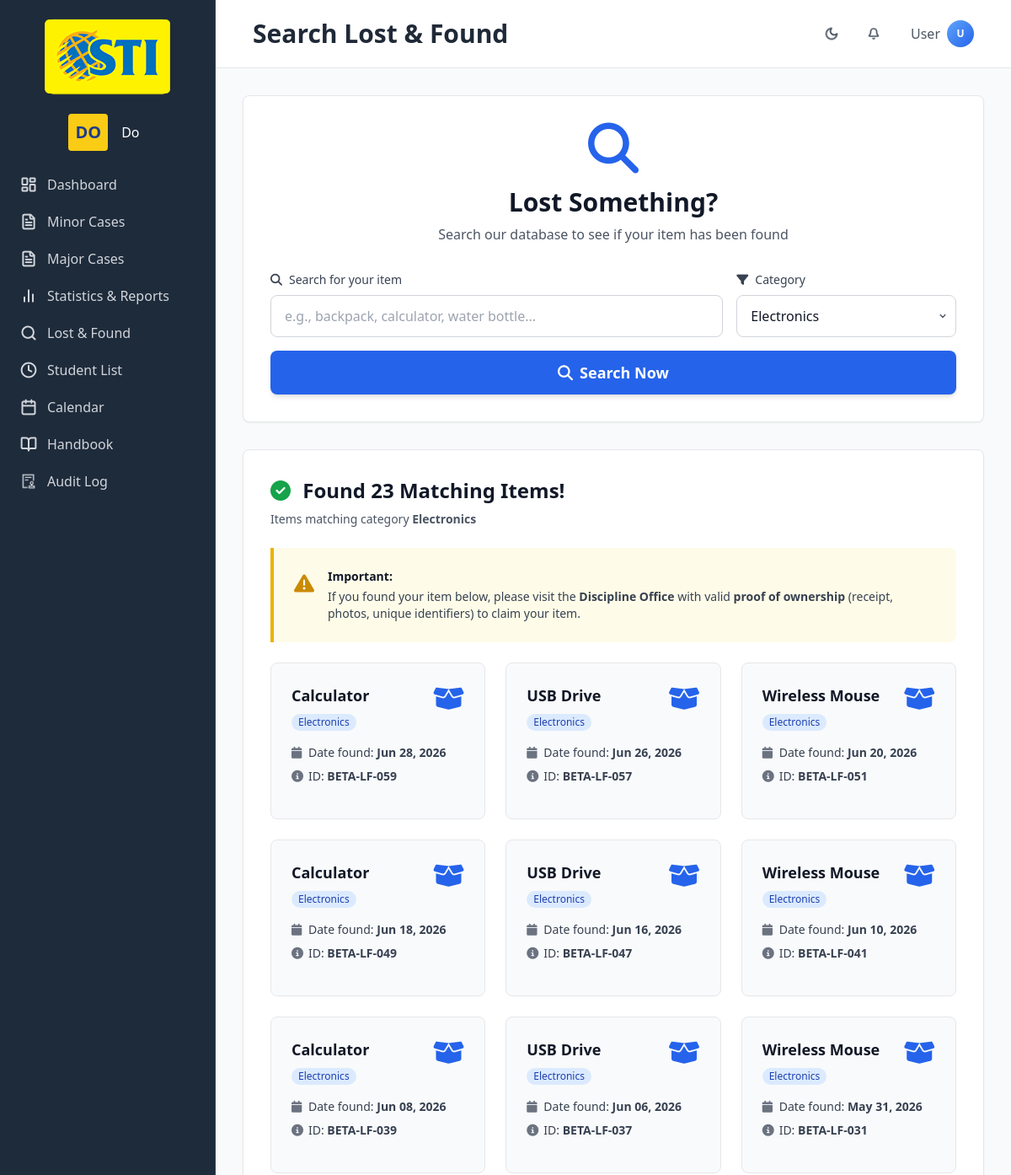
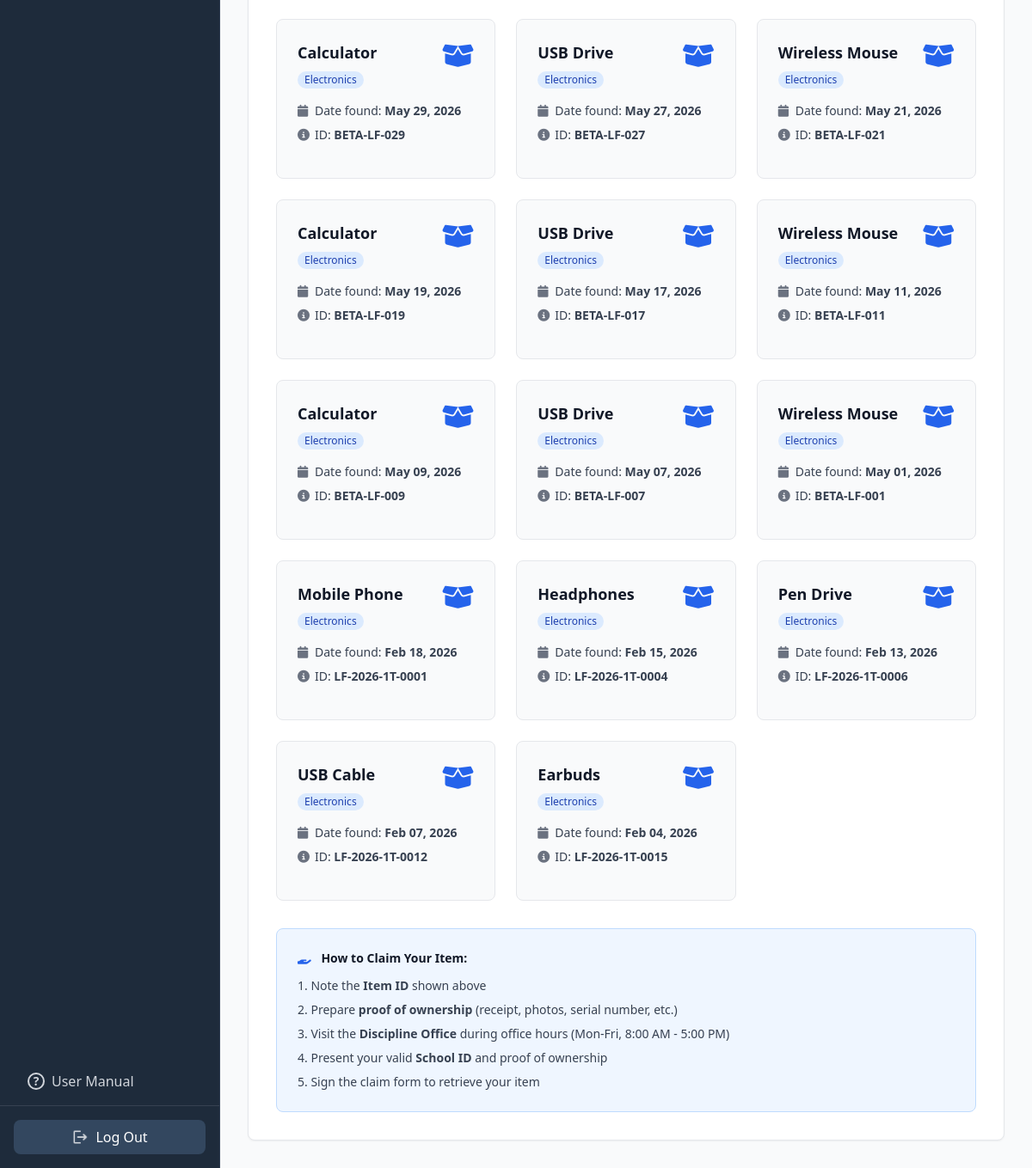
Page /modules/shared/searchLostAndFound.php?category=Electronics on the committed database (2 pictures, top to bottom).
### tables this page shows
CREATE TABLE lost_found_items (
    item_id VARCHAR(20) PRIMARY KEY,
    item_name VARCHAR(200) NOT NULL,
    category VARCHAR(50) NOT NULL,
    description LONGTEXT,
    found_location VARCHAR(200) NOT NULL,
    date_found DATE NOT NULL DEFAULT (CURRENT_DATE),
    time_found TIME,
    finder_name VARCHAR(100),
    finder_student_id VARCHAR(20) NULL,
    status VARCHAR(20) DEFAULT 'Unclaimed' CHECK (status IN ('Unclaimed', 'Claimed')),
    claimer_name VARCHAR(100),
    claimer_student_id VARCHAR(20) NULL,
    date_claimed DATE,
    image_path VARCHAR(500),
    is_archived TINYINT(1) DEFAULT 0,
    archived_at DATETIME,
    created_at DATETIME DEFAULT CURRENT_TIMESTAMP,
    updated_at DATETIME DEFAULT CURRENT_TIMESTAMP ON UPDATE CURRENT_TIMESTAMP,
    CONSTRAINT chk_lost_found_finder_student_id CHECK (finder_student_id IS NULL OR finder_student_id REGEXP '^[0-9]{11}$'),
    CONSTRAINT chk_lost_found_claimer_student_id CHECK (claimer_student_id IS NULL OR claimer_student_id REGEXP '^[0-9]{11}$'),
    CONSTRAINT fk_lost_found_finder FOREIGN KEY (finder_student_id) REFERENCES students(student_id),
    CONSTRAINT fk_lost_found_claimer FOREIGN KEY (claimer_student_id) REFERENCES students(student_id)
);

### modules/shared/searchLostAndFound.php (the view, shortened to what the rows shown need)
<?php
require_once __DIR__ . '/../../includes/lostAndFoundFunctions.php';
$searchResults = [];
$hasSearched = false;
$errorMessage = '';
$selectedCategory = '';
if ($_SERVER['REQUEST_METHOD'] === 'GET') {
    $searchTerm = isset($_GET['search']) ? trim($_GET['search']) : '';
    $selectedCategory = !empty($_GET['category']) ? $_GET['category'] : '';
    if ($searchTerm !== '' || $selectedCategory !== '') {
        $hasSearched = true;
        $category = $selectedCategory !== '' ? $selectedCategory : null;
        try {
            $searchResults = searchLostItems($searchTerm, $category);
        } catch (Exception $e) {
            $errorMessage = "Search error: " . $e->getMessage();
            error_log("Lost & Found Search Error: " . $e->getMessage());
        }
    }
}
?>
<!DOCTYPE html>
<html lang="en">
<head>
    <script src="https://cdn.tailwindcss.com"></script>
    <link rel="stylesheet" href="https://cdnjs.cloudflare.com/ajax/libs/font-awesome/6.5.1/css/all.min.css">
</head>
<body class="bg-gray-50 dark:bg-[#1F2937] text-gray-900 dark:text-gray-100 transition-colors duration-300 antialiased [scrollbar-gutter:stable]">
    <div class="flex h-screen overflow-hidden">
        <div class="flex-1 overflow-y-auto ml-0 md:ml-64 transition-all duration-300">
            <?php include __DIR__ . '/../../includes/header.php'; ?>
            <main class="p-4 pt-20 sm:p-6 sm:pt-24 md:p-8 md:pt-28 min-h-screen transition-colors duration-300">
                <div class="bg-white dark:bg-[#111827] border border-gray-200 dark:border-slate-700 rounded-lg shadow-sm p-4 sm:p-6 md:p-8 mb-6 sm:mb-8">
                    <div class="text-center mb-6 sm:mb-8">
                        <h2 class="text-xl sm:text-2xl md:text-3xl font-bold text-gray-900 dark:text-gray-100 mb-1 sm:mb-2">Lost Something?</h2>
                    </div>
                </div>
                <?php if ($hasSearched && !$errorMessage): ?>
                    <div class="bg-white dark:bg-[#111827] border border-gray-200 dark:border-slate-700 rounded-lg shadow-sm p-4 sm:p-6 md:p-8">
                        <?php
                            $searchSummaryParts = [];
                            if ($selectedCategory !== '') {
                                $searchSummaryParts[] = 'category <strong>' . htmlspecialchars($selectedCategory) . '</strong>';
                            }
                            $searchSummary = !empty($searchSummaryParts) ? implode(' and ', $searchSummaryParts) : 'your criteria';
                        ?>
                        <?php if (empty($searchResults)): ?>
                            <div class="text-center py-8 sm:py-12">
                                <i class="fas fa-inbox text-4xl sm:text-5xl md:text-6xl text-gray-400 dark:text-gray-600 mb-3 sm:mb-4"></i>
                                <h3 class="text-lg sm:text-xl md:text-2xl font-semibold text-gray-900 dark:text-gray-100 mb-2">No Matching Items Found</h3>
                                <p class="text-xs sm:text-sm text-gray-600 dark:text-gray-400 mb-6">
                                    We couldn't find any items matching <?php echo $searchSummary; ?>
                                </p>
                                <div class="bg-blue-50 dark:bg-blue-900/20 border border-blue-200 dark:border-blue-800 rounded-lg p-4 sm:p-6 max-w-2xl mx-auto">
                                    <h4 class="font-semibold text-gray-900 dark:text-gray-100 mb-3 text-xs sm:text-sm">
                                        <i class="fas fa-lightbulb text-blue-600 dark:text-blue-400 mr-2"></i>
                                        What to do next:
                                    </h4>
                                    <ul class="text-left text-xs sm:text-sm text-gray-700 dark:text-gray-300 space-y-2">
                                        <li><i class="fas fa-check text-green-600 dark:text-green-400 mr-2"></i>Try different keywords or descriptions</li>
                                        <li><i class="fas fa-check text-green-600 dark:text-green-400 mr-2"></i>Check back later - new items are added regularly</li>
                                        <li><i class="fas fa-check text-green-600 dark:text-green-400 mr-2"></i>Visit the Discipline Office during office hours</li>
                                        <li><i class="fas fa-check text-green-600 dark:text-green-400 mr-2"></i>Report your lost item to security personnel</li>
                                    </ul>
                                </div>
                            </div>
                        <?php else: ?>
                            <div class="grid grid-cols-1 sm:grid-cols-2 lg:grid-cols-3 gap-4 sm:gap-6">
                                <?php foreach ($searchResults as $item): ?>
                                    <div class="bg-gray-50 dark:bg-[#0F1623] border border-gray-200 dark:border-slate-700 rounded-lg p-4 sm:p-6 hover:shadow-lg transition flex flex-col justify-between">
                                        <div>
                                            <div class="flex items-start justify-between mb-3 gap-2">
                                                <div class="flex-1">
                                                    <h4 class="font-semibold text-base sm:text-lg text-gray-900 dark:text-gray-100 mb-1 leading-snug">
                                                        <?php echo htmlspecialchars($item['item_name']); ?>
                                                    </h4>
                                                    <span class="inline-block px-2 py-0.5 text-xs font-medium rounded-full bg-blue-100 dark:bg-blue-900/30 text-blue-800 dark:text-blue-300">
                                                        <?php echo htmlspecialchars($item['category']); ?>
                                                    </span>
                                                </div>
                                                <i class="fas fa-box-open text-2xl sm:text-3xl text-blue-600 dark:text-blue-400 flex-shrink-0"></i>
                                            </div>
                                            <div class="space-y-1.5 sm:space-y-2 text-xs sm:text-sm my-4">
                                                <div class="flex items-center text-gray-700 dark:text-gray-300">
                                                    <i class="fas fa-calendar w-5 text-gray-500 dark:text-gray-400"></i>
                                                    <span>Date found: <strong><?php echo date('M d, Y', strtotime($item['date_found'])); ?></strong></span>
                                                </div>
                                                <div class="flex items-center text-gray-700 dark:text-gray-300">
                                                    <i class="fas fa-info-circle w-5 text-gray-500 dark:text-gray-400"></i>
                                                    <span>ID: <strong><?php echo htmlspecialchars($item['item_id']); ?></strong></span>
                                                </div>
                                            </div>
                                        </div>
                                    </div>
                                <?php endforeach; ?>
                            </div>
                        <?php endif; ?>
                    </div>
                <?php endif; ?>
            </main>
        </div>
    </div>
</body>
</html>

### rows in the picture
lost_found_items: item_name "Calculator", category "Electronics", date_found "Jun 28, 2026", item_id "BETA-LF-059"
lost_found_items: item_name "USB Drive", category "Electronics", date_found "Jun 26, 2026", item_id "BETA-LF-057"
lost_found_items: item_name "Wireless Mouse", category "Electronics", date_found "Jun 20, 2026", item_id "BETA-LF-051"
lost_found_items: item_name "Calculator", category "Electronics", date_found "Jun 18, 2026", item_id "BETA-LF-049"
lost_found_items: item_name "USB Drive", category "Electronics", date_found "Jun 16, 2026", item_id "BETA-LF-047"
lost_found_items: item_name "Wireless Mouse", category "Electronics", date_found "Jun 10, 2026", item_id "BETA-LF-041"
lost_found_items: item_name "Calculator", category "Electronics", date_found "Jun 08, 2026", item_id "BETA-LF-039"
lost_found_items: item_name "USB Drive", category "Electronics", date_found "Jun 06, 2026", item_id "BETA-LF-037"
lost_found_items: item_name "Wireless Mouse", category "Electronics", date_found "May 31, 2026", item_id "BETA-LF-031"
lost_found_items: item_name "Calculator", category "Electronics", date_found "May 29, 2026", item_id "BETA-LF-029"
lost_found_items: item_name "USB Drive", category "Electronics", date_found "May 27, 2026", item_id "BETA-LF-027"
lost_found_items: item_name "Wireless Mouse", category "Electronics", date_found "May 21, 2026", item_id "BETA-LF-021"
lost_found_items: item_name "Calculator", category "Electronics", date_found "May 19, 2026", item_id "BETA-LF-019"
lost_found_items: item_name "USB Drive", category "Electronics", date_found "May 17, 2026", item_id "BETA-LF-017"
lost_found_items: item_name "Wireless Mouse", category "Electronics", date_found "May 11, 2026", item_id "BETA-LF-011"
lost_found_items: item_name "Calculator", category "Electronics", date_found "May 09, 2026", item_id "BETA-LF-009"
lost_found_items: item_name "USB Drive", category "Electronics", date_found "May 07, 2026", item_id "BETA-LF-007"
lost_found_items: item_name "Wireless Mouse", category "Electronics", date_found "May 01, 2026", item_id "BETA-LF-001"
lost_found_items: item_name "Mobile Phone", category "Electronics", date_found "Feb 18, 2026", item_id "LF-2026-1T-0001"
lost_found_items: item_name "Headphones", category "Electronics", date_found "Feb 15, 2026", item_id "LF-2026-1T-0004"
lost_found_items: item_name "Pen Drive", category "Electronics", date_found "Feb 13, 2026", item_id "LF-2026-1T-0006"
lost_found_items: item_name "USB Cable", category "Electronics", date_found "Feb 07, 2026", item_id "LF-2026-1T-0012"
lost_found_items: item_name "Earbuds", category "Electronics", date_found "Feb 04, 2026", item_id "LF-2026-1T-0015"

### other values in the picture
$badgeShort "DO"
$displayRole "Do"
$item['label'] "Dashboard"
$item['label'] "Minor Cases"
$item['label'] "Major Cases"
$item['label'] "Statistics & Reports"
$item['label'] "Lost & Found"
$item['label'] "Student List"
$item['label'] "Calendar"
$item['label'] "Handbook"
$item['label'] "Audit Log"
$pageTitle "Search Lost & Found"
$adminName "User"
$initials "U"
count($searchResults) "23"
